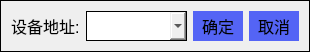
<?xml version="1.0" encoding="UTF-8"?>
<ui version="4.0">
 <class>dlgChangeAdd</class>
 <widget class="QDialog" name="dlgChangeAdd">
  <property name="geometry">
   <rect>
    <x>0</x>
    <y>0</y>
    <width>310</width>
    <height>50</height>
   </rect>
  </property>
  <property name="sizePolicy">
   <sizepolicy hsizetype="Preferred" vsizetype="Preferred">
    <horstretch>0</horstretch>
    <verstretch>0</verstretch>
   </sizepolicy>
  </property>
  <property name="font">
   <font>
    <pointsize>12</pointsize>
   </font>
  </property>
  <property name="windowTitle">
   <string>修改灯具地址</string>
  </property>
  <property name="styleSheet">
   <string notr="true">border: 1px solid black; </string>
  </property>
  <layout class="QHBoxLayout" name="horizontalLayout">
   <item>
    <widget class="QLabel" name="label">
     <property name="sizePolicy">
      <sizepolicy hsizetype="Fixed" vsizetype="Preferred">
       <horstretch>0</horstretch>
       <verstretch>0</verstretch>
      </sizepolicy>
     </property>
     <property name="minimumSize">
      <size>
       <width>0</width>
       <height>30</height>
      </size>
     </property>
     <property name="maximumSize">
      <size>
       <width>16777215</width>
       <height>30</height>
      </size>
     </property>
     <property name="font">
      <font>
       <pointsize>12</pointsize>
      </font>
     </property>
     <property name="styleSheet">
      <string notr="true">border: none;</string>
     </property>
     <property name="text">
      <string>设备地址:</string>
     </property>
    </widget>
   </item>
   <item>
    <widget class="QComboBox" name="comboBox">
     <property name="sizePolicy">
      <sizepolicy hsizetype="Preferred" vsizetype="Preferred">
       <horstretch>1</horstretch>
       <verstretch>0</verstretch>
      </sizepolicy>
     </property>
     <property name="minimumSize">
      <size>
       <width>0</width>
       <height>30</height>
      </size>
     </property>
     <property name="maximumSize">
      <size>
       <width>16777215</width>
       <height>30</height>
      </size>
     </property>
     <property name="font">
      <font>
       <pointsize>14</pointsize>
      </font>
     </property>
    </widget>
   </item>
   <item>
    <widget class="QPushButton" name="pushButton">
     <property name="sizePolicy">
      <sizepolicy hsizetype="Preferred" vsizetype="Preferred">
       <horstretch>0</horstretch>
       <verstretch>0</verstretch>
      </sizepolicy>
     </property>
     <property name="minimumSize">
      <size>
       <width>50</width>
       <height>30</height>
      </size>
     </property>
     <property name="maximumSize">
      <size>
       <width>16777215</width>
       <height>30</height>
      </size>
     </property>
     <property name="font">
      <font>
       <pointsize>12</pointsize>
      </font>
     </property>
     <property name="styleSheet">
      <string notr="true"> background-color: rgb(84, 100, 245);border: none;</string>
     </property>
     <property name="text">
      <string>确定</string>
     </property>
    </widget>
   </item>
   <item>
    <widget class="QPushButton" name="pushButton_cancel">
     <property name="sizePolicy">
      <sizepolicy hsizetype="Preferred" vsizetype="Preferred">
       <horstretch>0</horstretch>
       <verstretch>0</verstretch>
      </sizepolicy>
     </property>
     <property name="minimumSize">
      <size>
       <width>50</width>
       <height>30</height>
      </size>
     </property>
     <property name="maximumSize">
      <size>
       <width>16777215</width>
       <height>30</height>
      </size>
     </property>
     <property name="palette">
      <palette>
       <active>
        <colorrole role="Button">
         <brush brushstyle="SolidPattern">
          <color alpha="255">
           <red>84</red>
           <green>100</green>
           <blue>245</blue>
          </color>
         </brush>
        </colorrole>
        <colorrole role="Base">
         <brush brushstyle="SolidPattern">
          <color alpha="255">
           <red>84</red>
           <green>100</green>
           <blue>245</blue>
          </color>
         </brush>
        </colorrole>
        <colorrole role="Window">
         <brush brushstyle="SolidPattern">
          <color alpha="255">
           <red>84</red>
           <green>100</green>
           <blue>245</blue>
          </color>
         </brush>
        </colorrole>
       </active>
       <inactive>
        <colorrole role="Button">
         <brush brushstyle="SolidPattern">
          <color alpha="255">
           <red>84</red>
           <green>100</green>
           <blue>245</blue>
          </color>
         </brush>
        </colorrole>
        <colorrole role="Base">
         <brush brushstyle="SolidPattern">
          <color alpha="255">
           <red>84</red>
           <green>100</green>
           <blue>245</blue>
          </color>
         </brush>
        </colorrole>
        <colorrole role="Window">
         <brush brushstyle="SolidPattern">
          <color alpha="255">
           <red>84</red>
           <green>100</green>
           <blue>245</blue>
          </color>
         </brush>
        </colorrole>
       </inactive>
       <disabled>
        <colorrole role="Button">
         <brush brushstyle="SolidPattern">
          <color alpha="255">
           <red>84</red>
           <green>100</green>
           <blue>245</blue>
          </color>
         </brush>
        </colorrole>
        <colorrole role="Base">
         <brush brushstyle="SolidPattern">
          <color alpha="255">
           <red>84</red>
           <green>100</green>
           <blue>245</blue>
          </color>
         </brush>
        </colorrole>
        <colorrole role="Window">
         <brush brushstyle="SolidPattern">
          <color alpha="255">
           <red>84</red>
           <green>100</green>
           <blue>245</blue>
          </color>
         </brush>
        </colorrole>
       </disabled>
      </palette>
     </property>
     <property name="font">
      <font>
       <pointsize>12</pointsize>
      </font>
     </property>
     <property name="styleSheet">
      <string notr="true"> background-color: rgb(84, 100, 245);border: none;</string>
     </property>
     <property name="text">
      <string>取消</string>
     </property>
    </widget>
   </item>
  </layout>
 </widget>
 <resources/>
 <connections/>
</ui>
